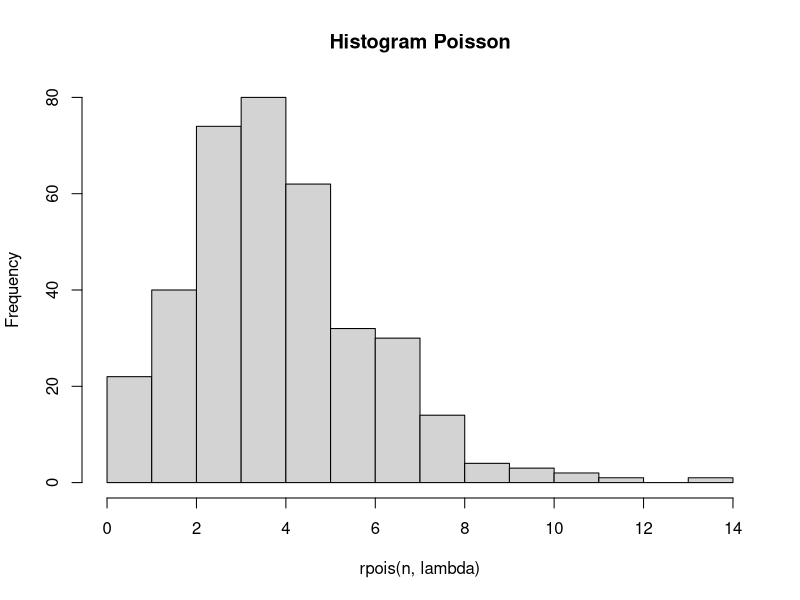

Write the R code that produced this figure.
lambda = 4.5

# A
x = 6
probabilitas = dpois(x, lambda)
probabilitas

# B
x = 6
n = 365
hist(rpois(n, lambda), main = "Histogram Poisson")

# C (kesimpulan)

# D
ratarata = varians = lambda
ratarata
varians